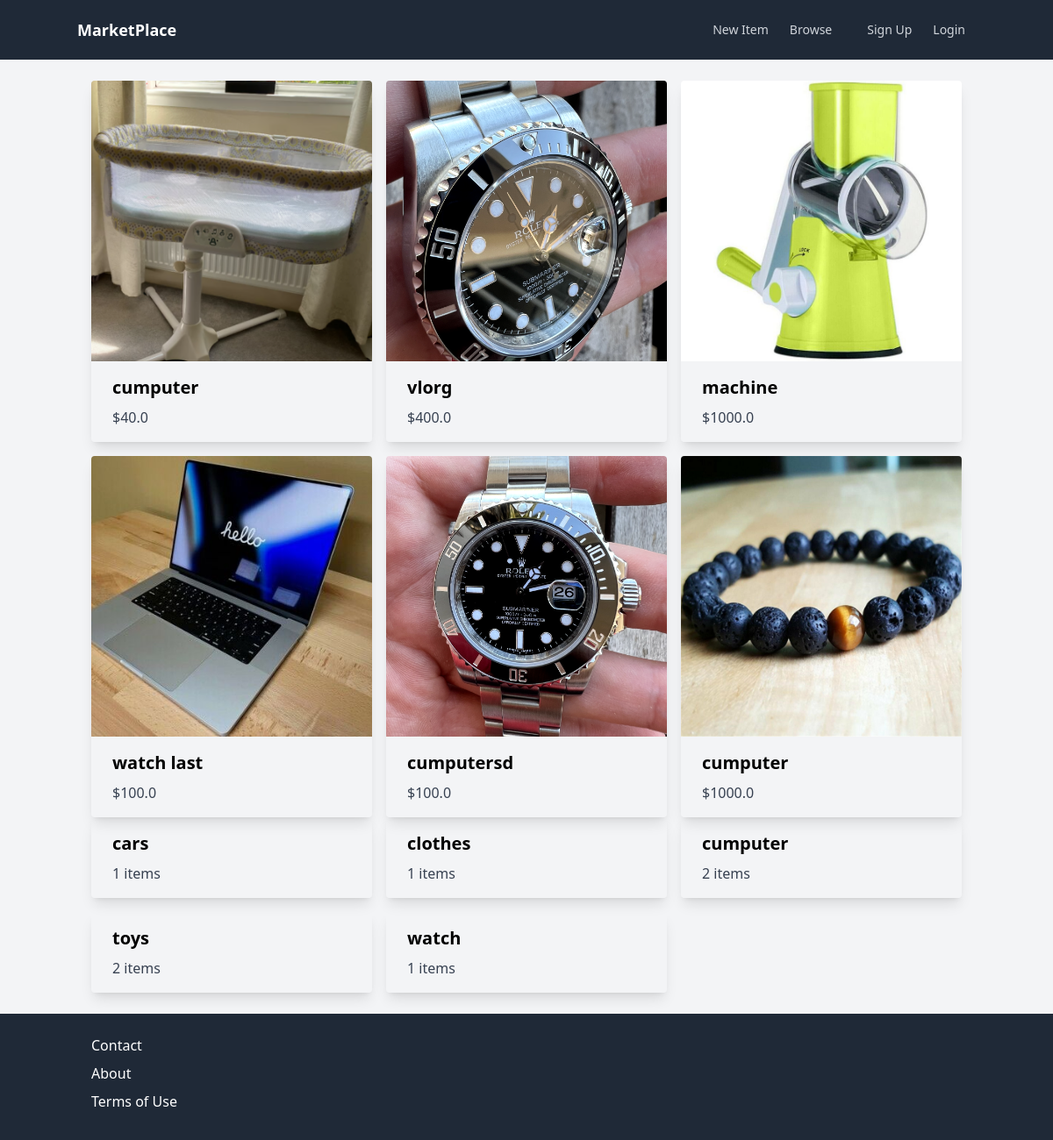
The page / on the database its author committed.
### item/models.py (models this page shows, shortened)
class Item(models.Model):
    name = models.CharField(max_length = 255)
    description = models.TextField(blank=True, null=True)
    price = models.FloatField()
    is_sold = models.BooleanField(default=False)
    created_at = models.DateTimeField(auto_now_add=True)
    image = models.ImageField(upload_to="items_images", blank=True, null=True)
    created_by = models.ForeignKey(User, related_name="items", on_delete=models.CASCADE)
    category = models.ForeignKey(Category, related_name="items", on_delete=models.CASCADE)

class Category(models.Model):
    name = models.CharField(max_length = 255)
    class Meta:
        ordering = ('name',)
        verbose_name_plural = "categories"

### main/views.py (the view)
# urls.py: path('', views.index, name='index'),
def index(request):
    items = Item.objects.filter(is_sold=False)[0:6]
    categories = Category.objects.all()
    return render(request, "main/index.html", {
        "categories" : categories,
        "items" : items
    })

### main/templates/main/index.html (shortened to what this page needs)
{% extends "main/base.html" %}
{% block content %}
<div class="container mx-auto p-4">
    <div class="grid md:grid-cols-3 gap-4">
    {% for item in items %}
    <a href='{% url "item:detail" item.id %}'>
        <div class="max-w-sm rounded overflow-hidden shadow-lg cursor-pointer hover:shadow-2xl transition duration-300 ease-in-out">
            <img class="w-full h-80 object-cover" src="{{item.image.url}}" alt="Product Image">
            <div class="px-6 py-4">
                <div class="font-bold text-xl mb-2">{{item.name}}</div>
                <p class="text-gray-700 text-base">${{item.price}}</p>
            </div>
        </div>
    </a>
        {% endfor %}
    </div>
        <div class="grid md:grid-cols-3 gap-4">
            {% for category in categories %}
            <a href='{% url 'item:items' %}?query={{ query }}&category={{ category.id }}'>
            <div class="rounded overflow-hidden shadow-lg hover:shadow-2xl transition duration-300 ease-in-out">
                <div class="px-6 py-4">
                    <div class="font-bold text-xl mb-2">{{category.name}}</div>
                    <p class="text-gray-700 text-base">{{category.items.count}} items</p>
                </div>
            </div>
        </a>
            {% endfor %}
        </div>
</div>
{% endblock content %}

### rows shown on the page
Item: image (picture), name "cumputer", price "40.0"
Item: image (picture), name "vlorg", price "400.0"
Item: image (picture), name "machine", price "1000.0"
Item: image (picture), name "watch last", price "100.0"
Item: image (picture), name "cumputersd", price "100.0"
Item: image (picture), name "cumputer", price "1000.0"
Category: name "cars", items.count "1"
Category: name "clothes", items.count "1"
Category: name "cumputer", items.count "2"
Category: name "toys", items.count "2"
Category: name "watch", items.count "1"
